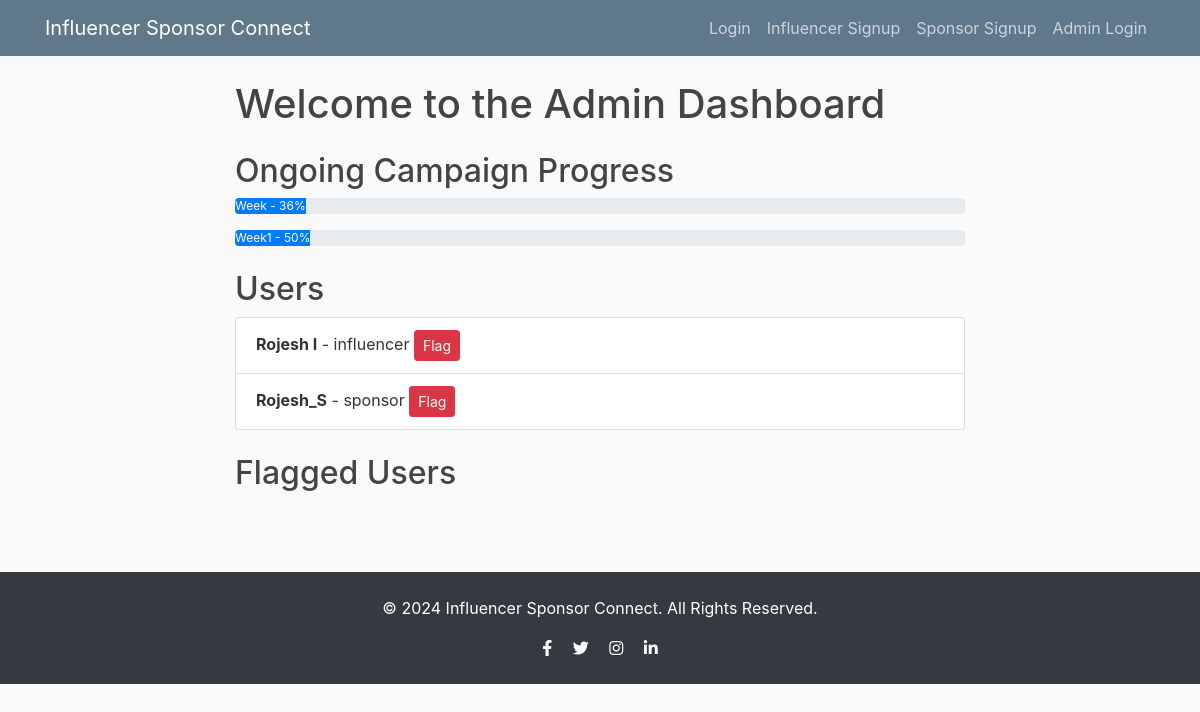
Page /admin_dash on the earlier database version.
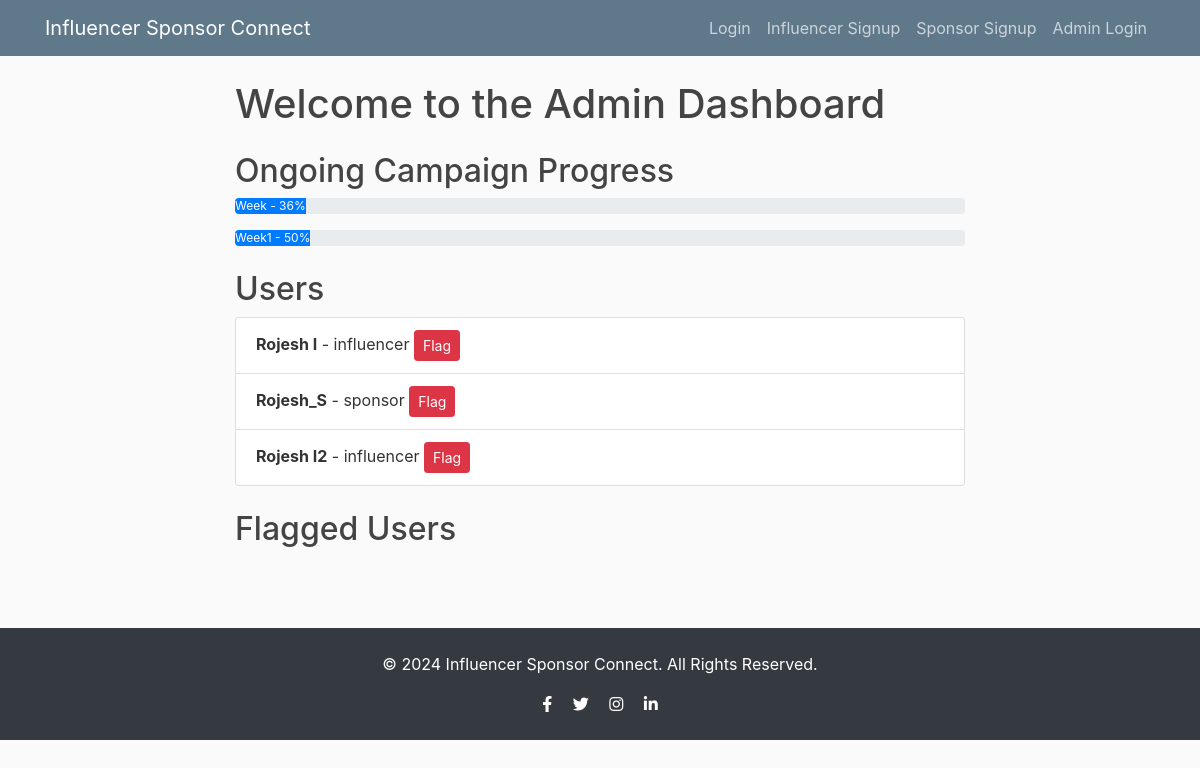
Same page on the later database version.
### Flask/models.py (models this page shows)
class Campaign(db.Model,UserMixin):
    __tablename__ = 'campaigns'
    id = db.Column(db.Integer, primary_key=True)
    user_id = db.Column(db.Integer, db.ForeignKey('user.id'), nullable=False)  # Added user_id
    campaign_name = db.Column(db.String(120), nullable=False)
    category = db.Column(db.String(80))
    budget = db.Column(db.Float)
    status = db.Column(db.String(80))
    products = db.Column(db.String(200))
    goals = db.Column(db.String(200))
    progress = db.Column(db.Integer)
    start_date = db.Column(db.Date)
    end_date = db.Column(db.Date)
    ad_requests = db.relationship('AdRequest', back_populates='campaign', cascade="all, delete-orphan")
    sponsor = db.relationship('User', backref=db.backref('campaigns', lazy=True))

class User(db.Model,UserMixin):
    id = db.Column(db.Integer, primary_key=True)
    username = db.Column(db.String(50), unique=True, nullable=False)
    password = db.Column(db.String(100), nullable=False)
    role = db.Column(db.String(20), nullable=False)  # 'sponsor' or 'influencer' or 'admin'
    company_name = db.Column(db.String(100))  # Only for sponsors
    name = db.Column(db.String(100))  # Only for infl
    category = db.Column(db.String(50))  # For influencers: category
    niche = db.Column(db.String(50))  # For influencers: niche
    reach = db.Column(db.Integer)  # For influencers: reach
    budget = db.Column(db.Float)
    platforms = db.Column(db.String(120))  # Store platforms as comma-separated string
    blacklist = db.Column(db.Boolean(),default=False)

### Flask/routes.py (the view)
@app.route('/admin_dash')
def admin_dash():
    users = User.query.filter(~User.flagged.any(),User.role != 'admin').all()
    flagged_users = FlaggedUser.query.all()
    flagged_campaigns = []  # Example, replace with actual data fetching logic
    campaigns = Campaign.query.all()
    return render_template('admin_dash.html', users=users, flagged_users=flagged_users, flagged_campaigns=flagged_campaigns, campaigns=campaigns)

### Flask/templates/admin_dash.html (shortened to what this page needs)
{% extends "layout.html" %}
{% block content %}
    <h1>Welcome to the Admin Dashboard</h1>
    <div class="my-4">
        <h2>Ongoing Campaign Progress</h2>
        {% for campaign in campaigns %}
            <div class="progress mb-3">
                <div class="progress-bar" role="progressbar" style="width: {{ campaign.progress }}" aria-valuenow="{{ campaign.progress }}" aria-valuemin="0" aria-valuemax="100">
                    {{ campaign.campaign_name }} - {{ campaign.progress }}%
                </div>
            </div>
        {% endfor %}
    </div>
    <div class="my-4">
        <h2>Users</h2>
        <ul class="list-group">
            {% for user in users %}
                <li class="list-group-item">
                    <strong>{{ user.username }}</strong> - {{ user.role }}
                    <form method="post" action="{{ url_for('flag_user', user_id=user.id) }}" style="display:inline;">
                        <button type="submit" class="btn btn-danger btn-sm">Flag</button>
                    </form>
                </li>
            {% endfor %}
        </ul>
    </div>
    <div class="my-4">
        <h2>Flagged Users</h2>
    </div>
{% endblock %}

### Flask/templates/layout.html (shortened to what this page needs)
<!DOCTYPE html>
<html>
<head>
    <link rel="stylesheet" href="https://maxcdn.bootstrapcdn.com/bootstrap/4.0.0/css/bootstrap.min.css">
    <link rel="stylesheet" type="text/css" href="{{ url_for('static', filename='main.css') }}">
    <link rel="stylesheet" href="https://cdnjs.cloudflare.com/ajax/libs/font-awesome/5.15.4/css/all.min.css">
</head>
<body>
    <header class="site-header">
      <nav class="navbar navbar-expand-md navbar-dark bg-steel fixed-top">
        <div class="container">
          <a class="navbar-brand mr-4" href="/">Influencer Sponsor Connect</a>
          <div class="collapse navbar-collapse" id="navbarToggle">
            <div class="navbar-nav">
              {% if current_user.is_authenticated %}
                {% if current_user.role == 'sponsor' %}
                  <a class="nav-item nav-link" href="{{ url_for('sprofile') }}">Profile</a>
                  <a class="nav-item nav-link" href="{{ url_for('s_campaigns') }}">Campaigns</a>
                  <a class="nav-item nav-link" href="{{ url_for('sfind') }}">Find</a>
                  <a class="nav-item nav-link" href="{{ url_for('sstats') }}">Stats</a>
                  <a class="nav-item nav-link" href="{{ url_for('logout') }}">Logout</a>
                {% elif current_user.role == 'influencer' %}
                  <a class="nav-item nav-link" href="{{ url_for('iprofile') }}">Profile</a>
                  <a class="nav-item nav-link" href="{{ url_for('Ifind') }}">Find</a>
                  <a class="nav-item nav-link" href="{{ url_for('Istat') }}">Stats</a>
                  <a class="nav-item nav-link" href="{{ url_for('logout') }}">Logout</a>
                {% elif current_user.role =='admin' %}
                  <a class="nav-item nav-link" href="{{ url_for('logout') }}">Logout</a>
                {% endif %}
              {% else %}
                <a class="nav-item nav-link" href="{{ url_for('login') }}">Login</a>
                <a class="nav-item nav-link" href="{{ url_for('Isignup') }}">Influencer Signup</a>
                <a class="nav-item nav-link" href="{{ url_for('Ssignup') }}">Sponsor Signup</a>
                <a class="nav-item nav-link" href="{{ url_for('Alogin') }}">Admin Login</a>
              {% endif %}
            </div>
          </div>
        </div>
      </nav>
    </header>
    <main role="main" class="container mt-5">
      <div class="row">
        <div class="col-md-8 offset-md-2">
          {% block content %}{% endblock %}
        </div>
      </div>
    </main>
    <footer class="bg-dark text-white mt-5 p-4 text-center">
        <p>&copy; 2024 Influencer Sponsor Connect. All Rights Reserved.</p>
        <a href="#" class="text-white"><i class="fab fa-facebook-f mx-2"></i></a>
        <a href="#" class="text-white"><i class="fab fa-twitter mx-2"></i></a>
        <a href="#" class="text-white"><i class="fab fa-instagram mx-2"></i></a>
        <a href="#" class="text-white"><i class="fab fa-linkedin-in mx-2"></i></a>
    </footer>
</body>
</html>

### Flask/static/main.css (style rules this page uses)
body { background: #fafafa; color: #333333; margin-top: 5rem; }
h1, h2, h3, h4, h5, h6 { color: #444444; }
.bg-steel { background-color: #5f788a; }
.site-header .navbar-nav .nav-link { color: #cbd5db; }

Differences in the rows shown:
added User: username "Rojesh I2", role "influencer"
